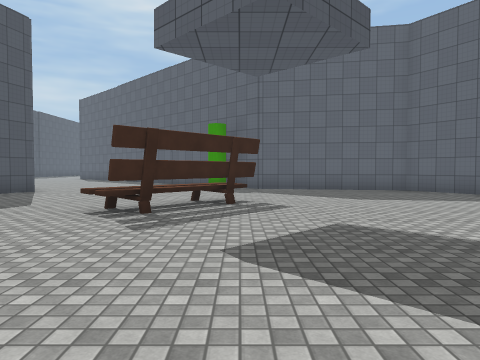
View 1 (above)

21 first-person views from a walk through a 3-D level made in the Unity game engine. The camera is 1.4 m above the floor, tilts 2° down and sees 70° across. The floor is counted in squares, 2 m on a side. Each view is taken from the middle of a square. On the plan, view 1 faces up. The plan holds only what a view shows up to about 11 squares ahead; the rest is blank. The place goes on beyond the plan. The player is left out. Surface patterns are stand-ins for the level's own textures.

View 2
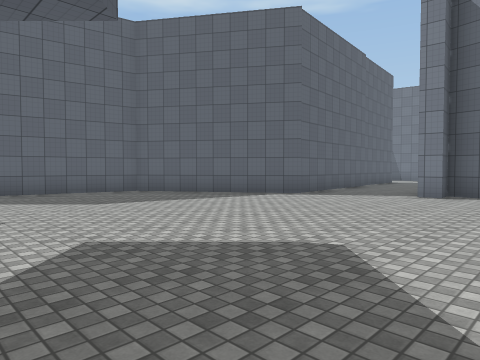

View 3
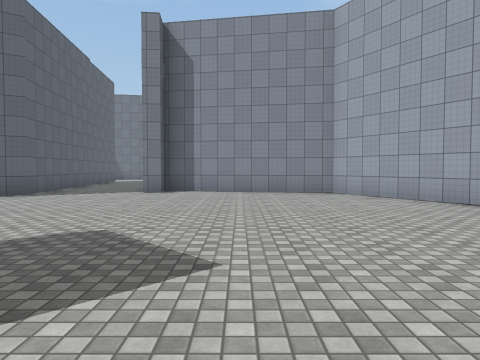

View 4
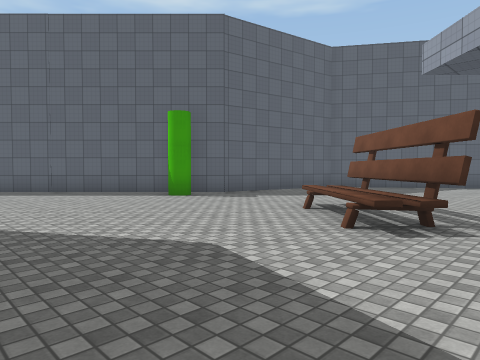

View 5
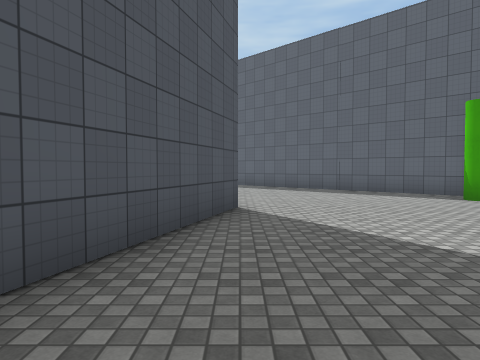

View 6
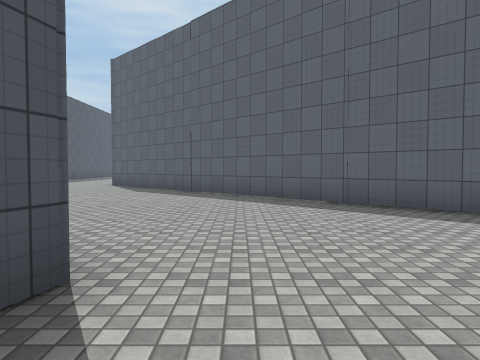

View 7
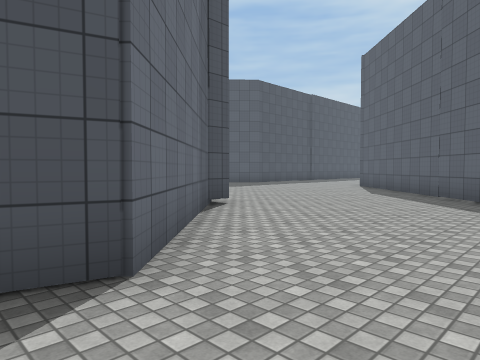

View 8
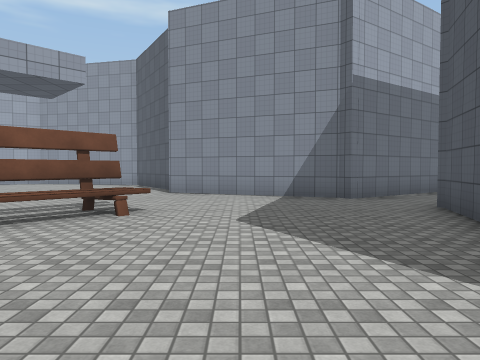

View 9
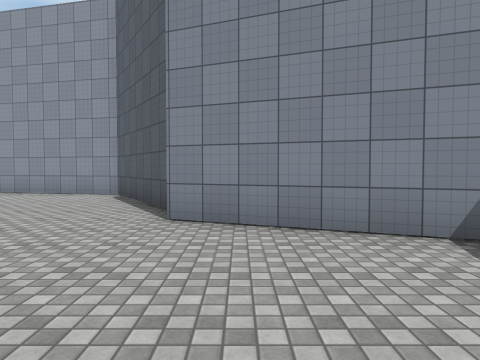

View 10
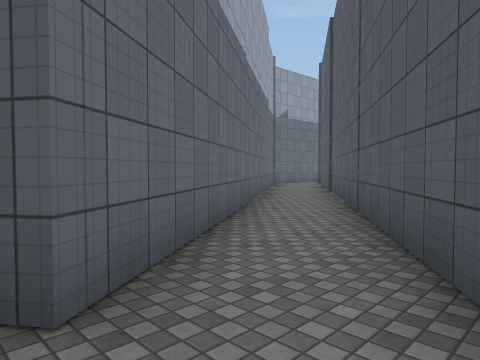

View 11
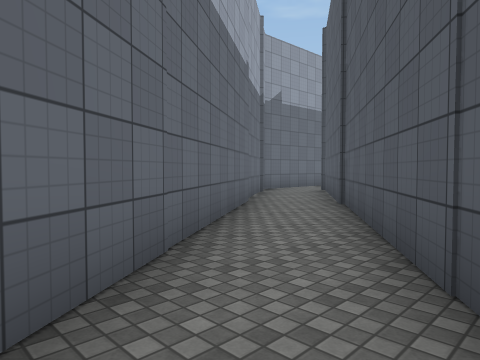

View 12
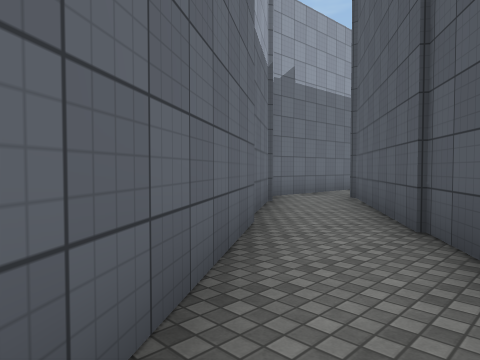

View 13
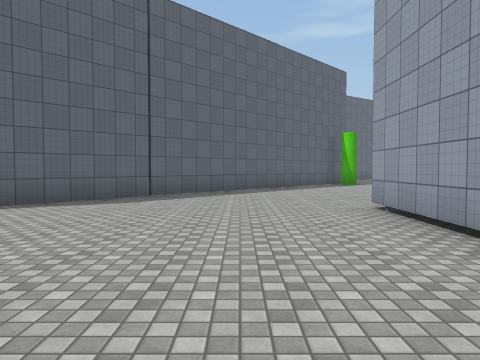

View 14
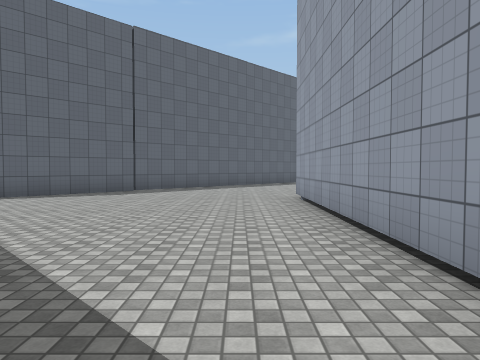

View 15
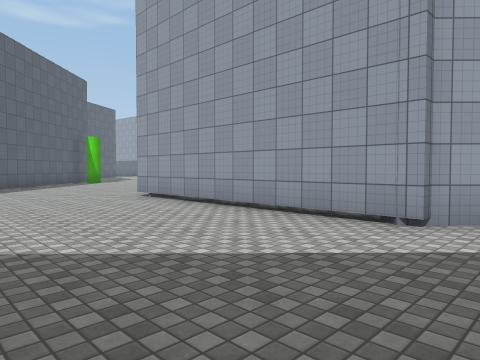

View 16
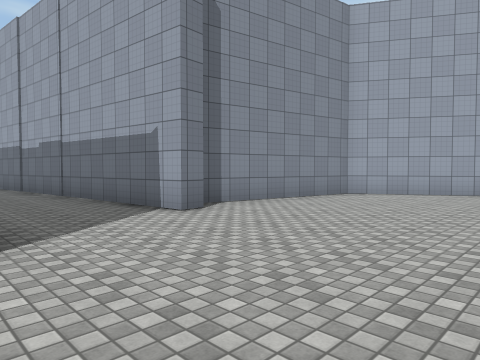

View 17
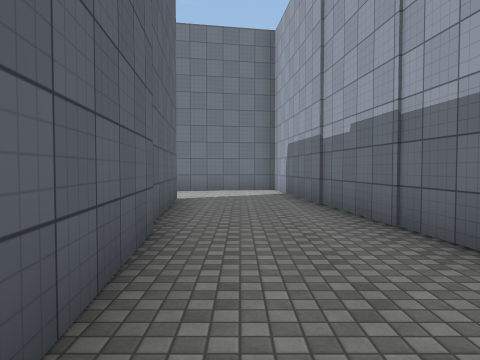

View 18
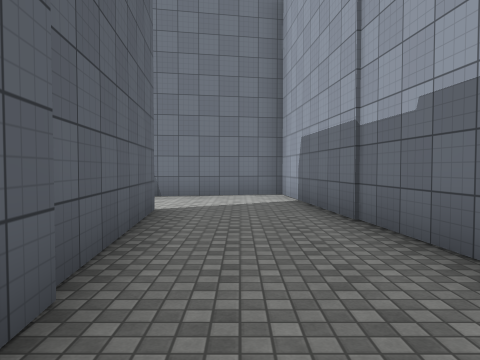

View 19
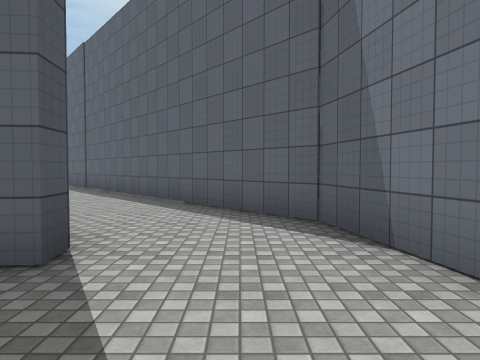

View 20
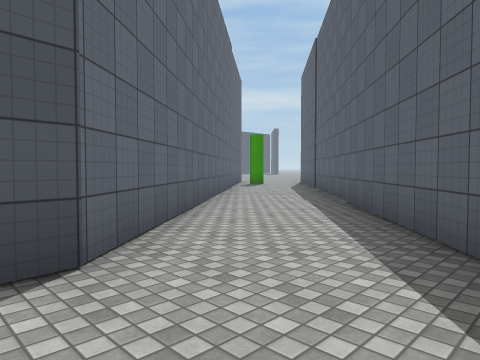

View 21
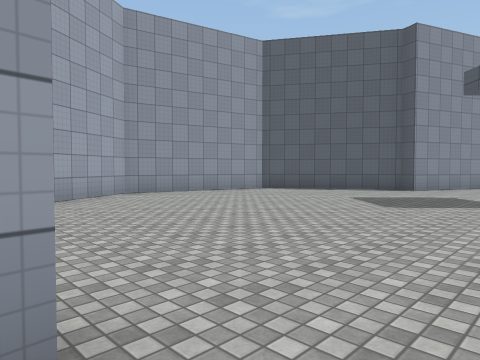

### Floor plan
Points are (right, up) in squares from view 1. A wall is a line through its corners. A room is listed if a view was taken in it or the views show most of it. See-through windows are left out.
Room 1 (views 1, 2, 3, 4, 5, 6, 7, 8, 9, 10, 13, 14, 15, 16, 17, 18, 19, 20, 21)
walls: (-6.3, 3.2) (-2, 1.4) (-2.2, 1) (0.1, -2.8) (4.6, -3.8) (8.5, -1.6) (9.3, 3.3); (8.7, 3.2) (8.6, 3.7) (19.9, 4.8) (19, 9.4) (16.6, 12.3); (-15.8, 13.7) (-9, 13.7) (-9, 13.1) (-6, 10.1) (-7.5, 5.1); (14.8, 9.9) (16.6, 7.9) (16.6, 7.3) (7.7, 6.5) (5.1, 10.4) (0.5, 11.3) (-7.8, 19.6); (-16.2, 12.9) (-15.6, 13.5)
ways out: opening at (-7, 4) to room 2; opening at (16, 11)
objects: other object (-2, 5) to (0, 8); other object (-1, 11) to (-1, 12)
Room 2 (view 11)
walls: (-7.9, 4.7) (-10.8, 2.7); (-10, 0.9) (-6.4, 3.4)
ways out: opening at (-7, 4) to room 1; opening at (-11, 2) to room 3
Room 3 (view 12)
walls: (-17.5, -4.3) (-10, 0.9); (-10.8, 2.7) (-17.5, -1.9)
ways out: opening at (-11, 2) to room 2

Where each view was taken, in squares from view 1:
view 1: 0 up, 0 right, facing up
view 2: 1 up, 0 right, facing up-right
view 3: 1 up, 1 left, facing right
view 4: 4 up, 6 left, facing up-right
view 5: 4 up, 6 left, facing up
view 6: 8 up, 5 left, facing up
view 7: 9 up, 4 left, facing up-left
view 8: 11 up, 4 left, facing down
view 9: 6 up, 3 left, facing down
view 10: 5 up, 6 left, facing down-left
view 11: 3 up, 9 left, facing down-left
view 12: 1 up, 11 left, facing down-left
view 13: 16 up, 15 left, facing right
view 14: 15 up, 17 left, facing right
view 15: 18 up, 17 left, facing down-right
view 16: 7 up, 4 right, facing down-right
view 17: 6 up, 9 right, facing right
view 18: 6 up, 11 right, facing right
view 19: 5 up, 18 right, facing up
view 20: 7 up, 19 right, facing up-left
view 21: 5 up, 9 right, facing down-left
